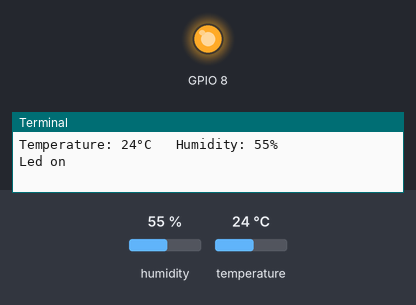
Recording of a program running on a simulated Raspberry Pi (BCM pin numbers). On the bench: output pins drawn as LEDs (lit = HIGH), the last lines printed to the terminal. The test bench sets the inputs (shaded band); at power-on: humidity 55 %, temperature 24 °C.

Above: at 1.2 s.
At 6.1 s:
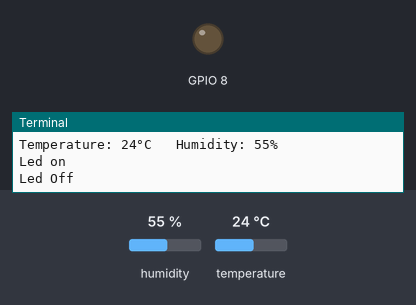
Timing chart, 0 to 7.5 s (numbered marks = the images above):
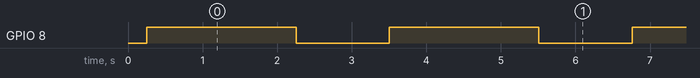

Measured:
- by itself, GPIO 8: alternates HIGH for 2.0 s and LOW for 1.3 s

The program:

led.py
```python
import RPi.GPIO as GPIO
import time
import board
import adafruit_dht

GPIO.setmode(GPIO.BCM)
GPIO.setup(8, GPIO.OUT)
sensor = adafruit_dht.DHT11(board.D23)

while True:
  temp = sensor.temperature
  humidity = sensor.humidity
  print(f"Temperature: {temp}°C   Humidity: {humidity}% ")

  print("Led on")
  GPIO.output(8, GPIO.HIGH)
  time.sleep(2)

  print("Led Off")
  GPIO.output(8, GPIO.LOW)
  time.sleep(1)
```
